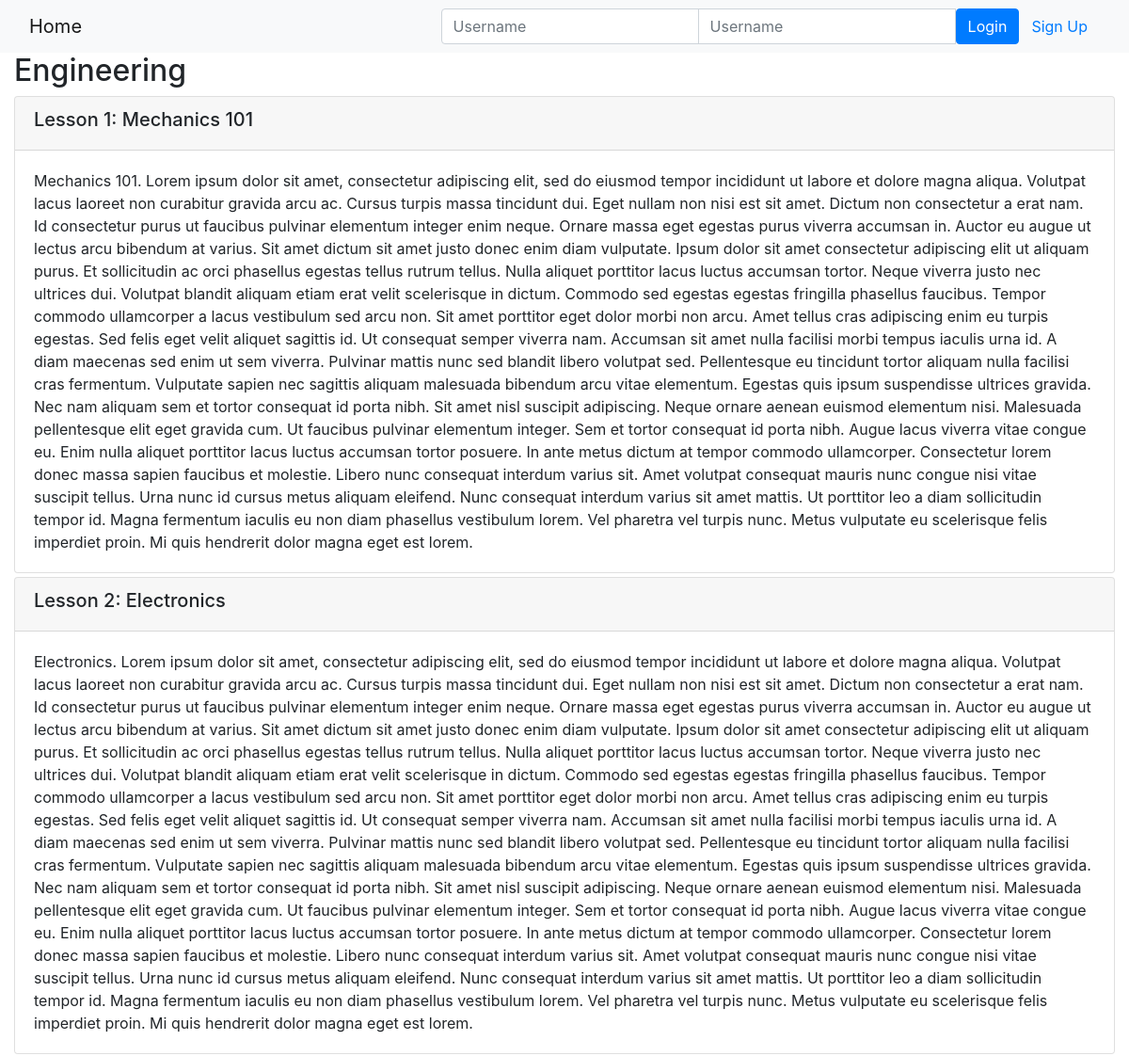
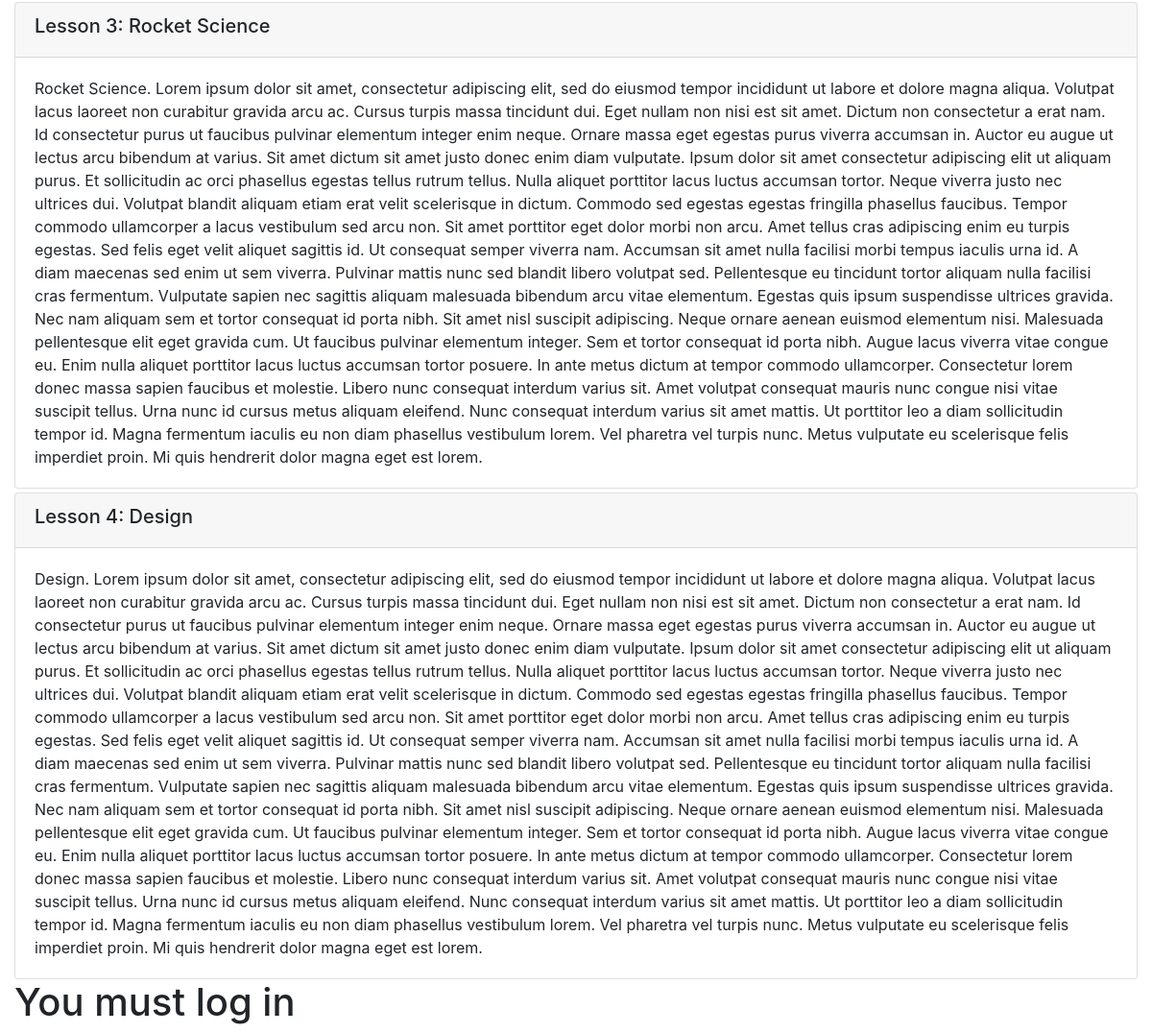
Page /onlinecourse/11/ on the committed database (2 pictures, top to bottom).
### onlinecourse/models.py (models this page shows, shortened)
class Course(models.Model):
    name = models.CharField(null=False, max_length=30, default='online course')
    image = models.ImageField(upload_to='course_images/', null=True, blank=True)
    description = models.CharField(max_length=1000)
    pub_date = models.DateField(null=True)
    instructors = models.ManyToManyField(Instructor)
    users = models.ManyToManyField(settings.AUTH_USER_MODEL, through='Enrollment')
    total_enrollment = models.IntegerField(default=0)
    is_enrolled = False

class Lesson(models.Model):
    title = models.CharField(max_length=200, default="title")
    order = models.IntegerField(default=0)
    course = models.ForeignKey(Course, on_delete=models.CASCADE)
    content = models.TextField()

### onlinecourse/views.py (the view)
# urls.py: path('<int:pk>/', views.CourseDetailView.as_view(), name='course_details'),
class CourseDetailView(generic.DetailView):
    model = Course
    template_name = 'onlinecourse/course_detail_bootstrap.html'
    def get_object(self, queryset=None):
        pk = self.kwargs.get('pk') # get the pk passed from the url
        return super().get_object(queryset=queryset)
    def get_context_data(self, **kwargs):
        context = super().get_context_data(**kwargs) # get the default context dictionary
        lessons = models.Lesson.objects.filter(course_id=self.object.pk)
        lesson_pks = [lesson.pk for lesson in lessons]
        questions = models.Question.objects.filter(lesson__in=lesson_pks).distinct()
        context['questions'] = questions # add additional data to the context dictionary
        user = self.request.user
        course = get_object_or_404(Course, pk=self.object.pk)
        is_enrolled = check_if_enrolled(user, course)
        context['is_enrolled'] = is_enrolled
        return context

### onlinecourse/views.py (called while the page is built)
def check_if_enrolled(user, course):
    is_enrolled = False
    if user.id is not None:
        num_results = Enrollment.objects.filter(user=user, course=course).count()
        if num_results > 0:
            is_enrolled = True
    return is_enrolled

### onlinecourse/templates/onlinecourse/course_detail_bootstrap.html (shortened to what this page needs)
<!DOCTYPE html>
<html lang="en">
<head>
     {% load static %}
    <link rel="stylesheet" href="https://maxcdn.bootstrapcdn.com/bootstrap/4.5.2/css/bootstrap.min.css">
</head>
<body>
    <nav class="navbar navbar-light bg-light">
        <div class="container-fluid">
            <div class="navbar-header">
                  <a class="navbar-brand" href="{% url 'onlinecourse:index' %}">Home</a>
            </div>
            <ul class="nav navbar-nav navbar-right">
                {% if user.is_authenticated %}
                <li>
                    <a class="btn btn-link" href="#">{{ user.first_name }}({{ user.username }})</a>
                    <a class="btn btn-link" href="{% url 'onlinecourse:logout' %}">Logout</a>
                </li>
                {% else %}
                <li>
                    <form class="form-inline" action="{% url 'onlinecourse:login' %}" method="post">
                        <div class="input-group">
                            <input type="text" class="form-control" placeholder="Username" name="username" >
                            <input type="password" class="form-control" placeholder="Username" name="psw" >
                            <button class="btn btn-primary" type="submit">Login</button>
                            <a class="btn btn-link" href="{% url 'onlinecourse:registration' %}">Sign Up</a>
                        </div>
                    </form>
                </li>
                {% endif %}
            </ul>
        </div>
    </nav>
    <div class="container-fluid">
            <h2>{{ course.name }}</h2>
            <div class="card-columns-vertical">
                {% for lesson in course.lesson_set.all %}
                    <div class="card mt-1">
                        <div class="card-header"><h5>Lesson {{forloop.counter}}: {{lesson.title}}</h5></div>
                        <div class="card-body">{{lesson.content}}</div>
                    </div>
                {% endfor %}
            </div>
            {% if user.is_authenticated and is_enrolled %}
                <form id="questionform" action="{% url 'onlinecourse:submit' course_id=course.pk %}" method="post">
                    {% for question in questions %}
                        <div class="card mt-1">
                            <div class="card-header"><h5>{{ question.text }}</h5></div>
                            {% csrf_token %}
                            <div class="form-group">
                                {% for choice in question.choice_set.all %}
                                    <div class="form-check">
                                        <label class="form-check-label">
                                            <input type="checkbox" name="choice_{{choice.id}}"
                                                class="form-check-input" id="{{choice.id}}"
                                                value="{{choice.id}}">{{ choice.content }}
                                        </label>
                                    </div>
                                {% endfor %}
                            </div>
                        </div>
                    {% endfor %}
                    <input class="btn btn-success btn-block" type="submit" value="Submit">
                </form>
            {% else %}
                <h1>You must log in</h1>
            {% endif %}
    </div>
</body>
</html>

### rows in the picture
Course: name "Engineering"
Lesson: title "Mechanics 101", content "Mechanics 101. Lorem ipsum dolor sit amet, consectetur adipiscing elit, sed do eiusmod tempor incididunt ut labore et dolore magna aliqua. Volutpat lacus laoreet non curabitur gravida arcu ac. Cursus turpis massa tincidunt dui. Eget nullam non nisi est sit amet. Dictum non consectetur a erat nam. Id consectetur purus ut faucibus pulvinar elementum integer enim neque. Ornare massa eget egestas purus viverra accumsan in. Auctor eu augue ut lectus arcu bibendum at varius. Sit amet dictum sit amet justo donec enim diam vulputate. Ipsum dolor sit amet consectetur adipiscing elit ut aliquam purus. Et sollicitudin ac orci phasellus egestas tellus rutrum tellus. Nulla aliquet porttitor lacus luctus…"
Lesson: title "Electronics", content "Electronics. Lorem ipsum dolor sit amet, consectetur adipiscing elit, sed do eiusmod tempor incididunt ut labore et dolore magna aliqua. Volutpat lacus laoreet non curabitur gravida arcu ac. Cursus turpis massa tincidunt dui. Eget nullam non nisi est sit amet. Dictum non consectetur a erat nam. Id consectetur purus ut faucibus pulvinar elementum integer enim neque. Ornare massa eget egestas purus viverra accumsan in. Auctor eu augue ut lectus arcu bibendum at varius. Sit amet dictum sit amet justo donec enim diam vulputate. Ipsum dolor sit amet consectetur adipiscing elit ut aliquam purus. Et sollicitudin ac orci phasellus egestas tellus rutrum tellus. Nulla aliquet porttitor lacus luctus…"
Lesson: title "Rocket Science", content "Rocket Science. Lorem ipsum dolor sit amet, consectetur adipiscing elit, sed do eiusmod tempor incididunt ut labore et dolore magna aliqua. Volutpat lacus laoreet non curabitur gravida arcu ac. Cursus turpis massa tincidunt dui. Eget nullam non nisi est sit amet. Dictum non consectetur a erat nam. Id consectetur purus ut faucibus pulvinar elementum integer enim neque. Ornare massa eget egestas purus viverra accumsan in. Auctor eu augue ut lectus arcu bibendum at varius. Sit amet dictum sit amet justo donec enim diam vulputate. Ipsum dolor sit amet consectetur adipiscing elit ut aliquam purus. Et sollicitudin ac orci phasellus egestas tellus rutrum tellus. Nulla aliquet porttitor lacus…"
Lesson: title "Design", content "Design. Lorem ipsum dolor sit amet, consectetur adipiscing elit, sed do eiusmod tempor incididunt ut labore et dolore magna aliqua. Volutpat lacus laoreet non curabitur gravida arcu ac. Cursus turpis massa tincidunt dui. Eget nullam non nisi est sit amet. Dictum non consectetur a erat nam. Id consectetur purus ut faucibus pulvinar elementum integer enim neque. Ornare massa eget egestas purus viverra accumsan in. Auctor eu augue ut lectus arcu bibendum at varius. Sit amet dictum sit amet justo donec enim diam vulputate. Ipsum dolor sit amet consectetur adipiscing elit ut aliquam purus. Et sollicitudin ac orci phasellus egestas tellus rutrum tellus. Nulla aliquet porttitor lacus luctus…"
